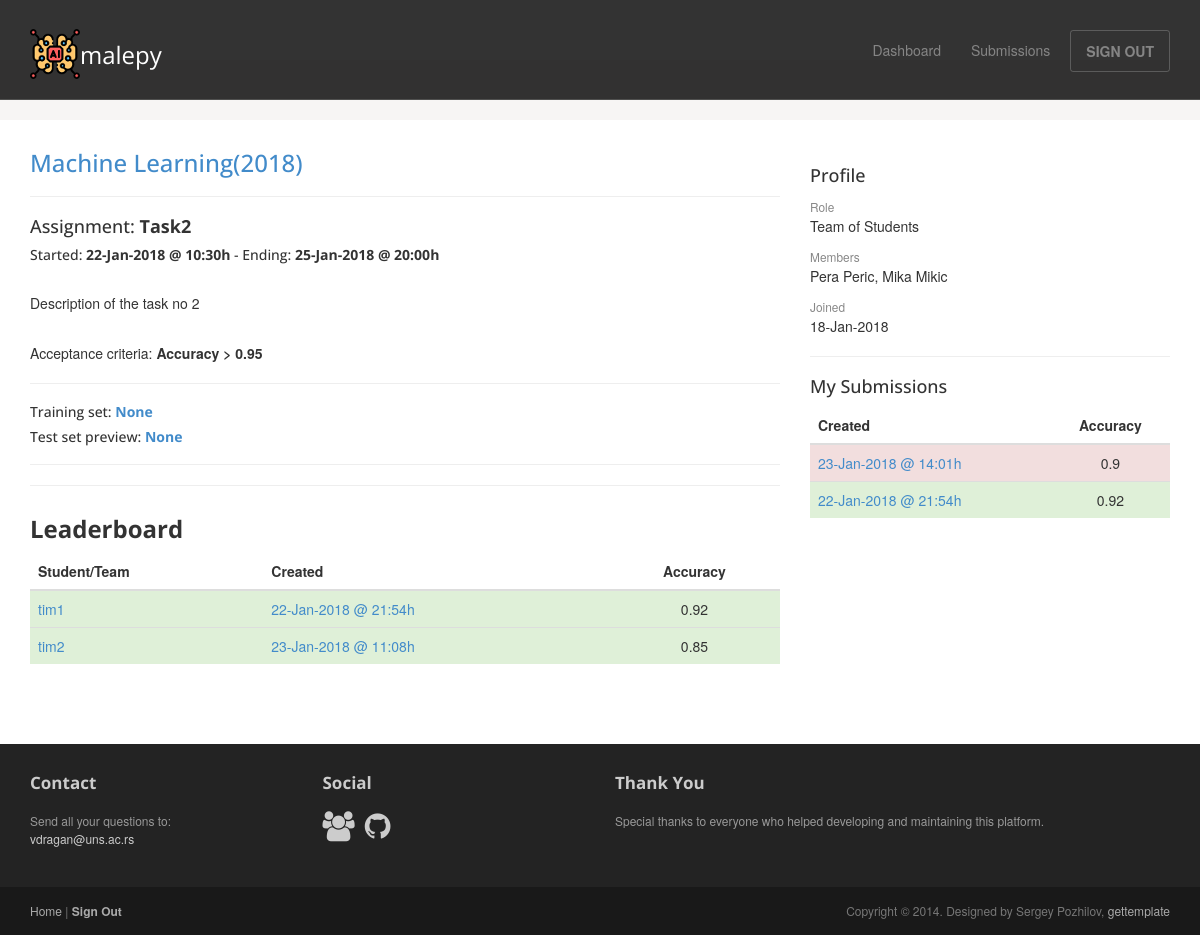
Page /assignment/3/ (signed in) on the committed database.
### malepy/models.py (models this page shows, shortened)
class Assignment(models.Model):
    SORTING_CHOICES = (
        ('Asc', 'Asc'),
        ('Desc', 'Desc')
    )
    name = models.CharField(max_length=100, null=True, blank=True)
    name_en = models.CharField(max_length=100, null=False, blank=False)
    description = models.CharField(max_length=2000, null=True, blank=True)
    description_en = models.CharField(max_length=2000, null=False, blank=False)
    folder = models.CharField(max_length=100, null=False, blank=False, default='undecided')
    training = models.FileField(null=True, blank=True, upload_to=assignment_data_set_directory)
    fake_testing = models.FileField(null=True, blank=True, upload_to=assignment_data_set_directory)
    testing = models.FileField(null=True, blank=True, upload_to=assignment_data_set_directory)
    starting = models.DateTimeField(null=True, blank=True)
    ending = models.DateTimeField(null=True, blank=True)
    measurement = models.CharField(max_length=50, null=False, blank=False, default='Accuracy')
    sorting = models.CharField(max_length=4, null=False, blank=False, default='Asc', choices=SORTING_CHOICES)
    threshold = models.FloatField(null=True, blank=True)
    course = models.ForeignKey(Course, on_delete=models.CASCADE, null=False, blank=False)
    def training_set_name(self):
        if self.training:
            return str(self.training.path).split('/')
        else:
            return ['None']
    def training_set_url(self):
        return '/' + settings.MEDIA_URL + str(self.training)
    def fake_testing_set_name(self):
        if self.fake_testing:
            return str(self.fake_testing.path).split('/')
        else:
            return ['None']
    def fake_testing_url(self):
        return '/' + settings.MEDIA_URL + str(self.fake_testing)

class Course(models.Model):
    name = models.CharField(max_length=50, null=False, blank=False)
    year = models.IntegerField(null=False, blank=False, validators=[MinValueValidator(0)])
    users = models.ManyToManyField(
        User,
        through='Enrollment',
    )

class Submission(models.Model):
    created = models.DateTimeField(auto_now=True, null=False, blank=False)
    submitted_file = models.FileField(null=False, blank=False, upload_to=submitted_file_name, default='my_file')
    valid = models.BooleanField(null=False, blank=False, default=False)
    result = models.FloatField(null=True, blank=True, validators=[MinValueValidator(0)])
    approved = models.BooleanField(null=False, blank=False, default=True)
    user = models.ForeignKey(User, null=False, blank=False)
    assignment = models.ForeignKey(Assignment, on_delete=models.CASCADE, null=False, blank=False)

class User(AbstractUser):
    user_role = models.IntegerField(null=False, blank=False, default=0)  # 0 = teacher, 1 = student
    members = models.CharField(max_length=200, null=True, blank=True)

### malepy/views.py (the view)
# urls.py: url(r'^assignment/(?P<assignment_id>[0-9]+)/$', views.assignment, name='assignment'),
@login_required(login_url='/')
def assignment(request, assignment_id):
    this_assignment = get_object_or_404(Assignment, pk=assignment_id)
    my_submissions = Submission.objects.filter(user=request.user, assignment__id=assignment_id).order_by('-created')
    if this_assignment.sorting == 'Asc':
        assignment_submissions = Submission.objects.filter(assignment__id=assignment_id).order_by('result')
    else:
        assignment_submissions = Submission.objects.filter(assignment__id=assignment_id).order_by('-result')
    leaderboard = []
    leaderboard_users = []
    for submission in assignment_submissions:
        if submission.user.username not in leaderboard_users and submission.valid:
            leaderboard.append(submission)
            leaderboard_users.append(submission.user.username)
    form = SubmissionForm()
    context = {"assignment": this_assignment, "form": form,
               "display_submit": this_assignment.starting < timezone.now() < this_assignment.ending,
               "my_submissions": my_submissions, 'leaderboard': leaderboard}
    return render(request, 'malepy/assignment.html', context=context)

### malepy/templates/malepy/assignment.html (shortened to what this page needs)
{% extends "malepy/user_base.html" %}
{% block article %}
    <a href="{% url 'malepy:course' assignment.course.id %}"><h3>{{ assignment.course.name }}({{ assignment.course.year }})</h3></a>
    <hr>
    <h4>Assignment: <b>{{ assignment.name_en }}</b></h4>
    <h5>Started: <b>{{ assignment.starting|date:"d-M-Y @ H:i" }}h</b> - Ending: <b>{{ assignment.ending|date:"d-M-Y @ H:i" }}h</b></h5>
    <br>
    <p>{{ assignment.description_en }}</p>
    {% if assignment.threshold %}
        <br>
        {% if assignment.sorting == 'Asc' %}
            <p>Acceptance criteria: <b>{{ assignment.measurement }} < {{ assignment.threshold }}</b></p>
        {% else %}
            <p>Acceptance criteria: <b>{{ assignment.measurement }} > {{ assignment.threshold }}</b></p>
        {% endif %}
    {% endif %}
    <hr>
    <h5>Training set: <b><a href="{{ assignment.training_set_url }}" download>{{ assignment.training_set_name|last }}</a></b></h5>
    <h5>Test set preview: <b><a href="{{ assignment.fake_testing_url }}" download>{{ assignment.fake_testing_set_name|last }}</a></b></h5>
    <hr>
    <hr>
    <h3><b>Leaderboard</b></h3>
    <table class="table">
    <thead>
        <th>Student/Team</th>
        <th>Created</th>
        <th class="text-center">{{ assignment.measurement }}</th>
    </thead>
    <tbody>
    {% for submission in leaderboard %}
        {% if submission.approved %}
            <tr class="bg-success">
        {% else %}
            <tr class="bg-danger">
        {% endif %}
            <td><a href="{% url 'malepy:history' submission.user.id %}">{{ submission.user.username }}</a></td>
            <td><a href="{% url 'malepy:submission' submission.id %}">{{ submission.created| date:"d-M-Y @ H:i" }}h</a></td>
            <td class="text-center">{{ submission.result }}</td>
        </tr>
    {% endfor %}
    </tbody>
    </table>
{% endblock %}
{% block submissions %}
    <hr>
    <h4>My Submissions</h4>
    <table class="table">
    <thead>
        <th>Created</th>
        <th class="text-center">{{ assignment.measurement }}</th>
    </thead>
    <tbody>
    {% for my_submission in my_submissions %}
        {% if my_submission.approved %}
            <tr class="bg-success">
        {% else %}
            <tr class="bg-danger">
        {% endif %}
            <td><a href="{% url 'malepy:submission' my_submission.id %}">{{ my_submission.created| date:"d-M-Y @ H:i"}}h</a></td>
            <td class="text-center">{{ my_submission.result }}</td>
        </tr>
    {% endfor %}
    </tbody>
    </table>
{% endblock %}

### malepy/templates/malepy/user_base.html (shortened to what this page needs)
<!DOCTYPE html>
<html lang="en">
<head>
    {% load staticfiles %}
	<link rel="stylesheet" href="{% static 'malepy/css/bootstrap.min.css' %}">
	<link rel="stylesheet" href="{% static 'malepy/css/font-awesome.min.css' %}">
	<link rel="stylesheet" href="{% static 'malepy/css/bootstrap-theme.css' %}" media="screen" >
	<link rel="stylesheet" href="{% static 'malepy/css/main.css' %}">
</head>
<body class="home">
	<div class="navbar navbar-inverse navbar-fixed-top headroom" >
		<div class="container">
			<div class="navbar-header">
				<a class="navbar-brand" href="/"><img src="{% static 'malepy/images/artificial-intelligence.png' %}" alt="MaLePY Platform">malepy</a>
			</div>
			<div class="navbar-collapse collapse">
				<ul class="nav navbar-nav pull-right">
					<li><a href="{% url 'malepy:dashboard' %}">Dashboard</a></li>
                    {% if user.user_role %}
                        <li><a href="{% url 'malepy:history' user.id %}">Submissions</a></li>
                    {% endif %}
					<li><a class="btn" href="{% url 'malepy:logout' %}">SIGN OUT</a></li>
				</ul>
			</div>
		</div>
	</div>
     <div class="jumbotron top-space">
    </div>
	<div class="container">
		<div class="row">
			<article class="col-sm-8 maincontent">
				{% block article %}
                {% endblock %}
			</article>
			<aside class="col-sm-4 sidebar sidebar-right">
				<div class="widget">
					<h4>Profile</h4>
					<ul class="list-unstyled list-spaces">
                        {% if user.user_role %}
                            {% if user.members %}
                                <li><span class="small text-muted">Role</span><p>Team of Students</p></li>
                                <li><span class="small text-muted">Members</span><p>{{ user.members }}</p>
                                </li>
                            {% else %}
                                <li><span class="small text-muted">Role</span><p>Student</p></li>
                                <li><span class="small text-muted">Name</span><p>{{ user.first_name }} {{ user.last_name }}</p></li>
                            {% endif %}
                        {% else %}
                            <li><span class="small text-muted">Role</span><p>Teacher</p></li>
                            <li><span class="small text-muted">Name</span><p>{{ user.first_name }} {{ user.last_name }}</p></li>
                        {% endif %}
                        <li><span class="small text-muted">Joined</span><p>{{ user.date_joined|date:"d-M-Y" }}</p></li>
                        {% if user.user_role %}
                            {% block submissions %}
                            {% endblock %}
                        {% endif %}
					</ul>
				</div>
			</aside>
		</div>
	</div>
	<footer id="footer" class="top-space">
		<div class="footer1">
			<div class="container">
				<div class="row">
					<div class="col-md-3 widget">
						<h3 class="widget-title">Contact</h3>
						<div class="widget-body">
							<p>Send all your questions to:<br>
								<a href="mailto:vdragan@uns.ac.rs">vdragan@uns.ac.rs</a><br>
							</p>
						</div>
					</div>
					<div class="col-md-3 widget">
						<h3 class="widget-title">Social</h3>
						<div class="widget-body">
							<p class="follow-me-icons">
								<a href="http://informatika.ftn.uns.ac.rs/"><i class="fa fa-group fa-2"></i></a>
								<a href="https://github.com/ftn-ai-lab/"><i class="fa fa-github fa-2"></i></a>
							</p>
						</div>
					</div>
					<div class="col-md-6 widget">
						<h3 class="widget-title">Thank You</h3>
						<div class="widget-body">
                            <p>Special thanks to everyone who helped developing and maintaining this platform.</p>
						</div>
					</div>
				</div>
			</div>
		</div>
		<div class="footer2">
			<div class="container">
				<div class="row">
					<div class="col-md-6 widget">
						<div class="widget-body">
							<p class="simplenav">
								<a href="/">Home</a> |
								<b><a href="{% url 'malepy:logout' %}">Sign Out</a></b>
							</p>
						</div>
					</div>
					<div class="col-md-6 widget">
						<div class="widget-body">
							<p class="text-right">
								Copyright &copy; 2014. Designed by Sergey Pozhilov, <a href="http://gettemplate.com/" rel="designer">gettemplate</a>
							</p>
						</div>
					</div>
				</div>
			</div>
		</div>
	</footer>
</body>
</html>

### malepy/static/malepy/css/main.css (style rules this page uses)
.headroom { -webkit-transition: all 0.4s ease-out; -moz-transition: all 0.4s ease-out; -o-transition: all 0.4s ease-out; transition: all 0.4s ease-out; }
h1, h2, h3, h4, h5, h6 { font-family:"Open sans", Helvetica, Arial; }
h1, .h1, h2, .h2, h3, .h3 { margin-top:30px; }
.text-muted { color:#888; }
ul.list-spaces li { margin-bottom:10px; }
.top-space { margin-top: 60px; }
img { max-width:100%; }
.sidebar { padding-top:36px; padding-bottom:30px; }
.sidebar .widget { margin-bottom:20px; }
.footer1 { background: #232323; padding: 30px 0 0 0; font-size: 12px; color: #999; }
.footer1 a { color: #ccc; }
.footer1 .widget { margin-bottom:30px; }
.footer1 .widget-title { font-size: 17px; font-weight: bold; color: #ccc; margin: 0 0 20px; }
.follow-me-icons { font-size:30px; }
.follow-me-icons i { float:left; margin:0 10px 0 0; }
.footer2 { background: #191919; padding: 15px 0; color: #777; font-size: 12px; }
.footer2 a { color: #aaa; }
.footer2 p { margin: 0; }

### rows in the picture
Assignment: course.name "Machine Learning", course.year "2018", name_en "Task2", starting "22-Jan-2018 @ 10:30", ending "25-Jan-2018 @ 20:00", description_en "Description of the task no 2", measurement "Accuracy", threshold "0.95", training_set_name|last "None", fake_testing_set_name|last "None"
Submission: user.username "tim1", created "22-Jan-2018 @ 21:54", result "0.92"
Submission: user.username "tim2", created "23-Jan-2018 @ 11:08", result "0.85"
User: members "Pera Peric, Mika Mikic", date_joined "18-Jan-2018"
Submission: created "23-Jan-2018 @ 14:01", result "0.9"
